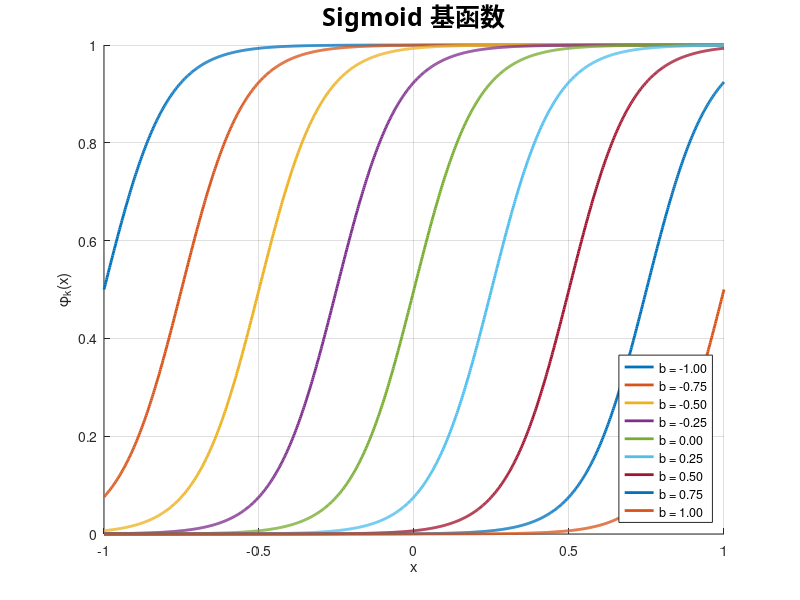

MATLAB code to generate this figure:
% 定义 x 范围
x = linspace(-1, 1, 1000);

% 设置 Sigmoid 基函数数量
num_basis = 9;

% 设置每个 sigmoid 的中心
centers = linspace(-1, 1, num_basis);

% 设置斜率
a = 10;

% 颜色设置
colors = lines(num_basis);

% 开始绘图
figure; hold on; grid on;
title('Sigmoid 基函数','FontSize', 18, 'FontWeight', 'bold', 'FontName', 'TimesRoman');
xlabel('x'); ylabel('\phi_k(x)');
legend_entries = cell(num_basis, 1);

for k = 1:num_basis
    phi = 1 ./ (1 + exp(-a * (x - centers(k))));
    plot(x, phi, 'LineWidth', 2, 'Color', colors(k,:));
    legend_entries{k} = ['b = ', num2str(centers(k), '%.2f')];
end

legend(legend_entries, 'Location', 'southeast');
exportgraphics(gcf, 'Sigmoid激活函数.png', 'Resolution', 300);  % 高分辨率保存